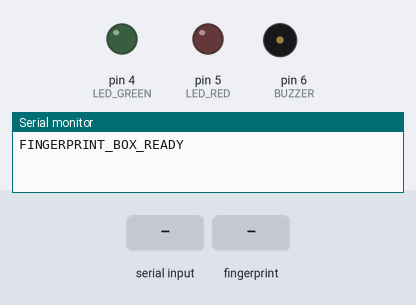
The sketch below on a simulated Arduino Uno, built with avr-gcc and run on an emulated ATmega328P. Parts: output pins drawn as LEDs (lit = HIGH), buzzer (waves = sounding, pin HIGH), the last lines printed to the serial monitor. Inputs (shaded band) come from the test bench.

Above: at 2.4 s.
2.5 s: "ACCESS_GRANTED\n" received over Serial
At 3.3 s:
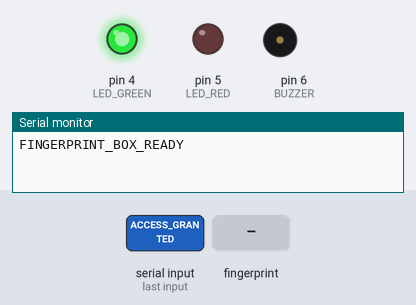
5.0 s: finger stored as number 1 placed on the sensor
At 5.39 s:
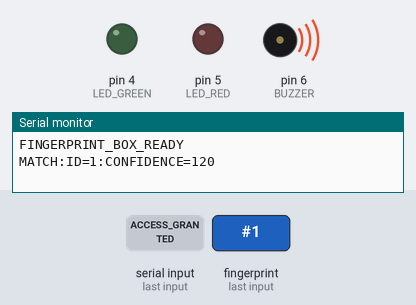
6.9 s: "ACCESS_DENIED\n" received over Serial
At 7.16 s:
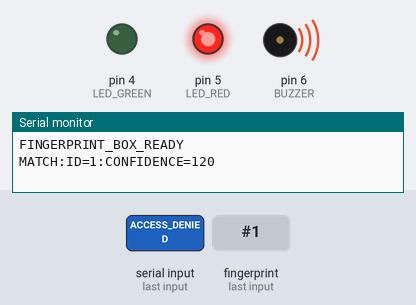
Timing chart, 0 to 9.9 s (numbered marks = the images above; inputs shaded):
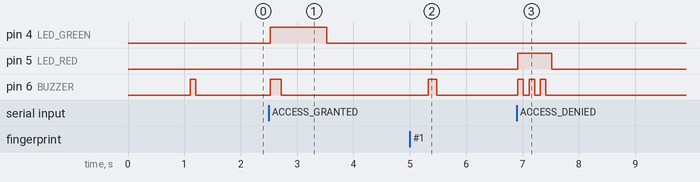

The sketch:

arduino_biometric_box.ino
```cpp
/**
 * FingerGate - Universal Biometric Box Firmware
 *
 * Hardware Requirements:
 * - Arduino Uno / Nano / ESP32
 * - Optical Fingerprint Sensor (AS608, R307, R503, FPM10A)
 * - Green LED (Pin 4), Red LED (Pin 5), Buzzer (Pin 6)
 * - RX (Pin 2 to Sensor TX), TX (Pin 3 to Sensor RX via 1k resistor or direct)
 *
 * Communication:
 * - Direct Web Serial API with FingerGate browser client (Chrome / Edge)
 * - Baud Rate: 57600
 */

#include <SoftwareSerial.h>
#include <Adafruit_Fingerprint.h>

// Sensor Serial Pins
SoftwareSerial mySerial(2, 3); // RX, TX
Adafruit_Fingerprint finger = Adafruit_Fingerprint(&mySerial);

const int LED_GREEN = 4;
const int LED_RED = 5;
const int BUZZER = 6;

void setup() {
  Serial.begin(57600);
  while (!Serial);
  delay(100);

  pinMode(LED_GREEN, OUTPUT);
  pinMode(LED_RED, OUTPUT);
  pinMode(BUZZER, OUTPUT);

  digitalWrite(LED_GREEN, LOW);
  digitalWrite(LED_RED, LOW);

  finger.begin(57600);

  if (finger.verifyPassword()) {
    Serial.println("FINGERPRINT_BOX_READY");
    beep(1, 100);
  } else {
    Serial.println("SENSOR_NOT_FOUND");
    beep(3, 200);
  }
}

void loop() {
  // Check for commands from FingerGate browser client
  if (Serial.available()) {
    String cmd = Serial.readStringUntil('\n');
    cmd.trim();

    if (cmd == "CAPTURE" || cmd == "SCAN") {
      captureFingerprint();
    } else if (cmd == "STATUS" || cmd == "PING") {
      Serial.println("ONLINE:R307_OPTICAL_SENSOR");
    } else if (cmd.startsWith("ACCESS_GRANTED")) {
      accessGranted();
    } else if (cmd.startsWith("ACCESS_DENIED")) {
      accessDenied();
    }
  }

  // Also auto-detect if finger is pressed onto sensor
  int p = finger.getImage();
  if (p == FINGERPRINT_OK) {
    processFingerprint();
  }
}

void captureFingerprint() {
  Serial.println("WAITING_FOR_FINGER");
  unsigned long start = millis();
  int p = -1;

  while (millis() - start < 10000) { // 10 second timeout
    p = finger.getImage();
    if (p == FINGERPRINT_OK) break;
    delay(50);
  }

  if (p != FINGERPRINT_OK) {
    Serial.println("ERROR:TIMEOUT_OR_NO_FINGER");
    return;
  }

  processFingerprint();
}

void processFingerprint() {
  int p = finger.image2Tz();
  if (p != FINGERPRINT_OK) {
    Serial.println("ERROR:IMAGE_MESSY");
    beep(2, 100);
    return;
  }

  // Search local database if present
  p = finger.fingerFastSearch();
  if (p == FINGERPRINT_OK) {
    // Found ID
    Serial.print("MATCH:ID=");
    Serial.print(finger.fingerID);
    Serial.print(":CONFIDENCE=");
    Serial.println(finger.confidence);
    beep(1, 150);
  } else {
    // Return template token based on sensor capture
    Serial.print("TEMPLATE:BOX_R307_");
    Serial.print(millis());
    Serial.print("_SIG=");
    Serial.println(finger.confidence);
    beep(1, 100);
  }
}

void accessGranted() {
  digitalWrite(LED_GREEN, HIGH);
  digitalWrite(BUZZER, HIGH);
  delay(200);
  digitalWrite(BUZZER, LOW);
  delay(800);
  digitalWrite(LED_GREEN, LOW);
}

void accessDenied() {
  digitalWrite(LED_RED, HIGH);
  for (int i = 0; i < 3; i++) {
    digitalWrite(BUZZER, HIGH);
    delay(100);
    digitalWrite(BUZZER, LOW);
    delay(100);
  }
  digitalWrite(LED_RED, LOW);
}

void beep(int count, int ms) {
  for (int i = 0; i < count; i++) {
    digitalWrite(BUZZER, HIGH);
    delay(ms);
    digitalWrite(BUZZER, LOW);
    if (i < count - 1) delay(ms);
  }
}
```

Measured:
- after the input at 2.5 s, pin 4 (LED_GREEN): LOW → HIGH at once, → LOW 1.0 s later; pin 6 (BUZZER): LOW → HIGH at once, → LOW 0.20 s later
- after the input at 5.0 s, pin 6 (BUZZER): LOW → HIGH after 0.32 s, → LOW 0.15 s later
- after the input at 6.9 s, pin 5 (LED_RED): LOW → HIGH at once, → LOW 0.60 s later; pin 6 (BUZZER): alternates HIGH for 0.10 s and LOW for 0.10 s, 6 changes in all, then stays LOW, starting at once
